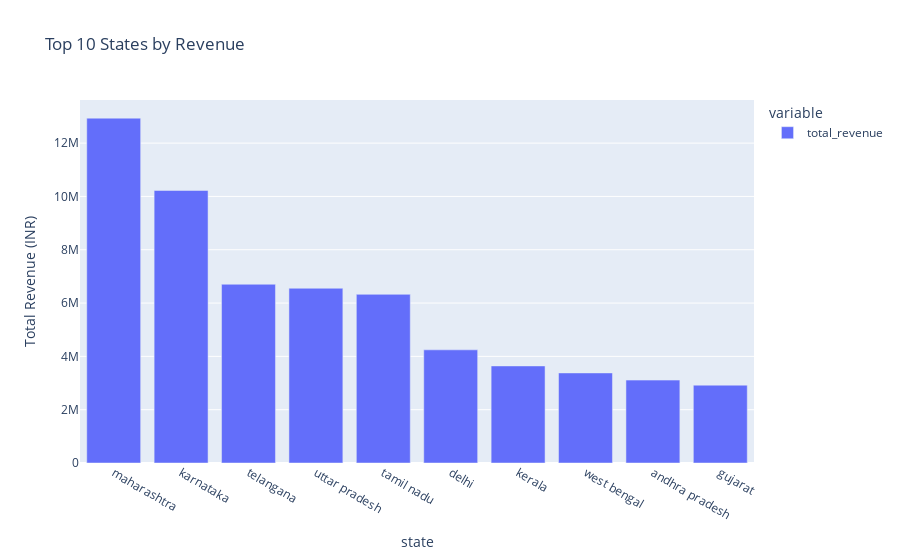

Notebook code for this chart:
### Code cell
px.bar(data_frame=state_revenue , title='Top 10 States by Revenue', labels={'ship_state':"state",'value':'Total Revenue (INR)'})

### Figure 1 — Plotly figure (JSON) as saved in the notebook; plotly's stock layout.template omitted (floating-point values rounded to 4 significant figures)
{"data": [{"alignmentgroup": "True", "hovertemplate": "variable=total_revenue<br>state=%{x}<br>Total Revenue (INR)=%{y}<extra></extra>", "legendgroup": "total_revenue", "marker": {"color": "#636efa", "pattern": {"shape": ""}}, "name": "total_revenue", "offsetgroup": "total_revenue", "orientation": "v", "showlegend": true, "textposition": "auto", "type": "bar", "x": ["maharashtra", "karnataka", "telangana", "uttar pradesh", "tamil nadu", "delhi", "kerala", "west bengal", "andhra pradesh", "gujarat"], "xaxis": "x", "y": [12936412, 10222900, 6705327, 6555128, 6327065, 4245112, 3641375, 3378962, 3109687, 2920000.0], "yaxis": "y"}], "layout": {"barmode": "relative", "legend": {"title": {"text": "variable"}, "tracegroupgap": 0}, "title": {"text": "Top 10 States by Revenue"}, "xaxis": {"anchor": "y", "domain": [0, 1], "title": {"text": "state"}}, "yaxis": {"anchor": "x", "domain": [0, 1], "title": {"text": "Total Revenue (INR)"}}}}
